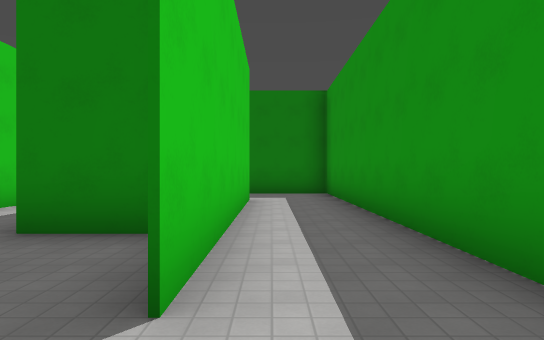
view 1 (above)

16 first-person views from a walk through a 3-D level made in the Godot game engine. The camera is 1.5 m above the floor, looks level and sees 75° across. The floor is counted in squares, 2.4 m on a side. Each view is taken from the middle of a square. On the plan, view 1 faces up. The plan holds only what a view shows up to about 10 squares ahead; the rest is blank. The place goes on beyond the plan. Surface patterns are stand-ins for the level's own textures.

view 2
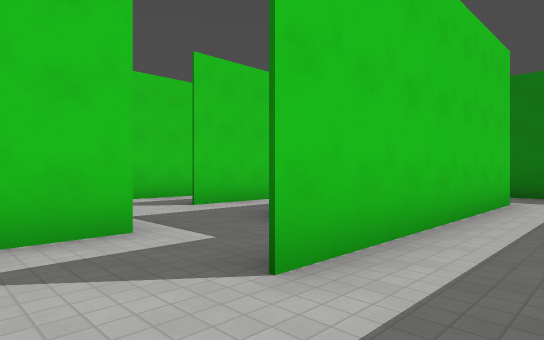

view 3
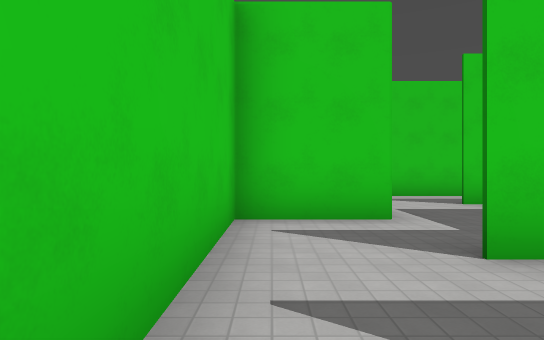

view 4
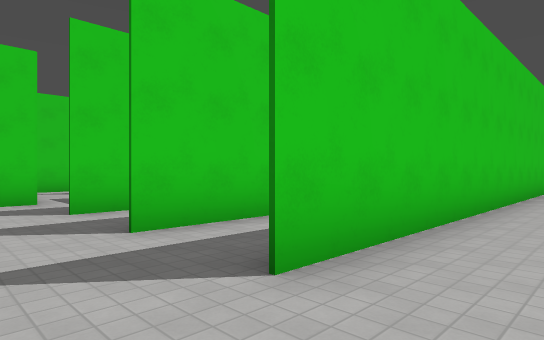

view 5
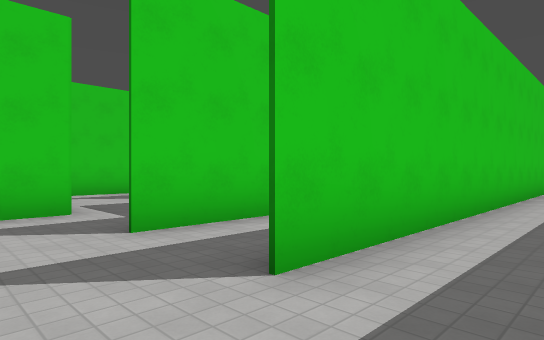

view 6
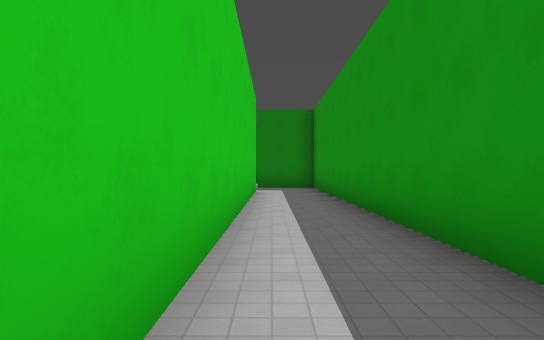

view 7
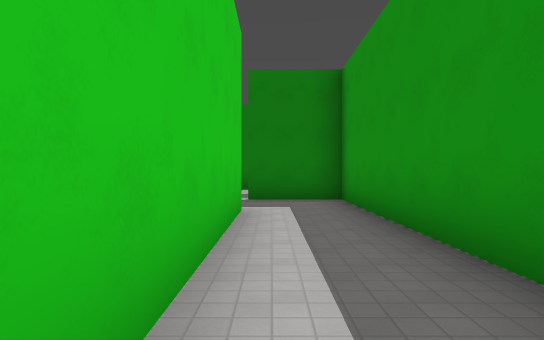

view 8
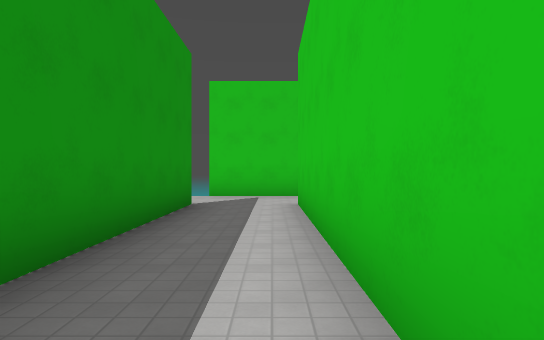

view 9
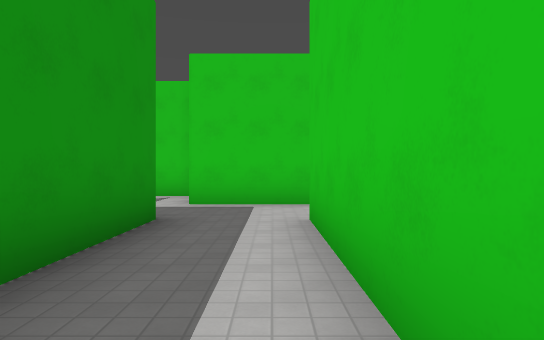

view 10
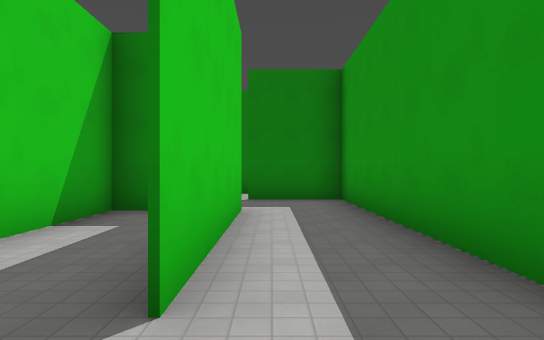

view 11
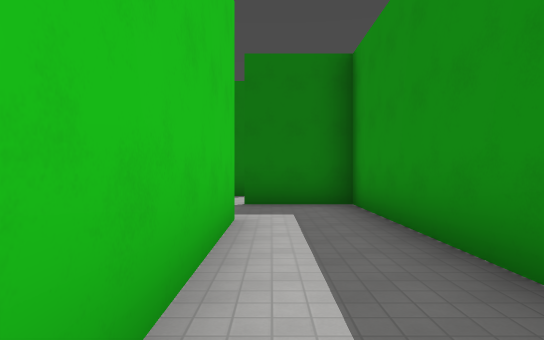

view 12
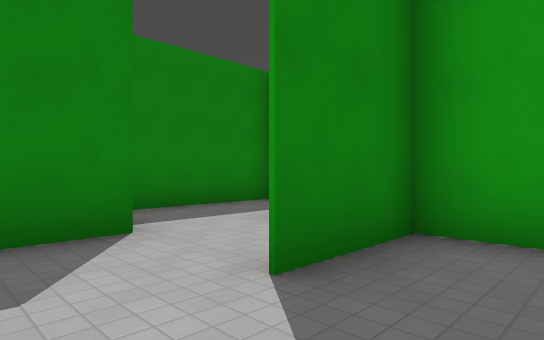

view 13
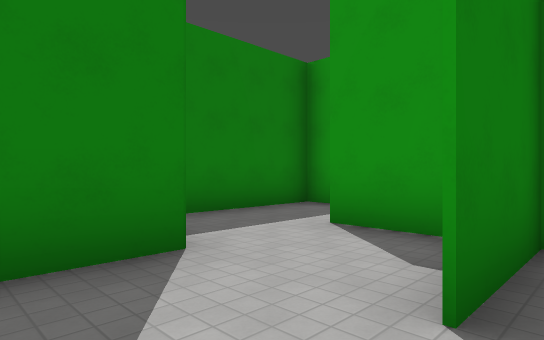

view 14
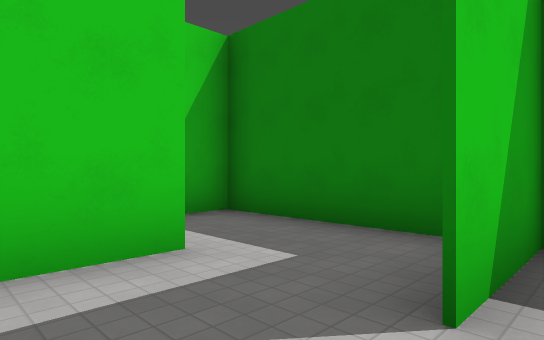

view 15
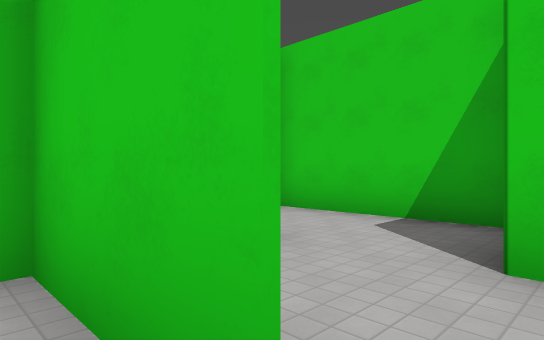

view 16
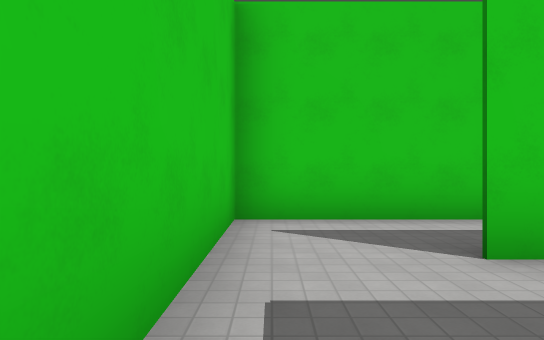

### Floor plan
Points are (right, up) in squares from view 1. A wall is a line through its corners. A room is listed if a view was taken in it or the views show most of it. See-through windows are left out.
Room 1 (views 1, 2)
walls: (1.5, 1.9) (1.5, 9.5) (-0.9, 9.5); (-2.5, 1.5) (-2.5, -0.5) (1.5, -0.5); (-0.5, 7.5) (-0.5, 1.5)
ways out: opening at (1, 0.5) to room 2; opening at (-2, 2) to room 5; opening at (-1, 8)
Room 2 (views 3, 5, 6, 7, 8)
walls: (3.5, 1.5) (3.5, 15.5) (1.5, 15.5); (1.5, -0.5) (3.5, -0.5); (1.5, 13.5) (1.5, 1.5)
ways out: opening at (1, 0.5) to room 1; opening at (3, 0.5) to room 3
Room 3 (view 4)
walls: (3.5, 11.1) (3.5, 1.5)
ways out: opening at (3, 0.5) to room 2
Room 4 (views 9, 12, 13)
walls: (-4.5, 11.5) (-5.8, 11.5); (-2.5, 9.5) (-4.5, 9.5); (-6.5, 11.1) (-6.5, 6.9); (-2.5, 7.5) (-2.5, 11.5)
ways out: opening at (-4, 8) to room 5; opening at (-4, 11) to room 8
Room 5 (views 10, 11, 16)
walls: (-4.5, 1.5) (-2.5, 1.5); (-1.1, 3.5) (-2.5, 3.5) (-2.5, 7.5); (-4.5, 7.5) (-4.5, 3.5)
ways out: opening at (-2, 2) to room 1; opening at (-4, 8) to room 4; opening at (-5, 2.5) to room 7
Room 6 (views 14, 15)
walls: (-2.5, 11.5) (-2.5, 9.5); (-0.5, 13.5) (-2.5, 13.5); (-0.5, 13.5) (-0.5, 11.5)
ways out: opening at (-3, 12) to room 8
Room 7 (no view inside)
walls: (-6.5, 6.9) (-6.5, 1.5) (-4.5, 1.5); (-5.9, 7.5) (-6.5, 7.5)
ways out: opening at (-5, 2.5) to room 5
Room 8 (no view inside)
walls: (-2.5, 13.5) (-4.5, 13.5) (-4.5, 11.5)
ways out: opening at (-4, 11) to room 4; opening at (-3, 12) to room 6

Positions as (right, up) in squares from view 1, and headings:
1: (0, 0), facing up
2: (1, 0), facing up-left
3: (2, 0), facing left
4: (5, 0), facing up-left
5: (3, 0), facing up-left
6: (2, 3), facing up
7: (2, 8), facing up
8: (2, 8), facing down
9: (-4, 8), facing down
10: (-4, 2), facing up
11: (-4, 3), facing up
12: (-6, 8), facing up-right
13: (-6, 9), facing up-right
14: (0, 10), facing up-left
15: (-2, 12), facing down-left
16: (-2, 2), facing left
